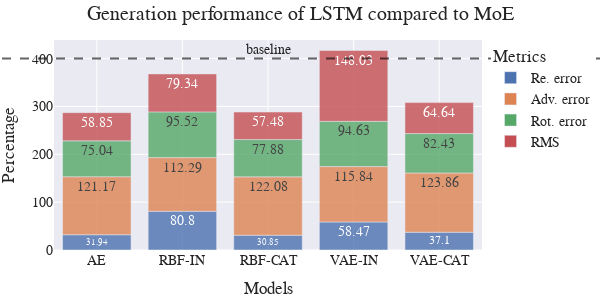

Here is the notebook cell this chart was saved with:
### Code cell
keys = list(comp_df.keys())
x = [k for k in keys for i in range(4)]
y = []
for k in keys:
    y += [comp_df[k][metric][0][0] for metric in METRICS]
df_formatted = dict(Models=x, Percentage=y, Metrics=METRICS_RENAME*len(keys))
fig = plot_bar(results=df_formatted, title="Generation performance of LSTM compared to MoE", 
        width=600, add_hline=True, annotation_text="baseline")
save_plot(fig, "img/ref/MoE_vs_LSTM.svg")
fig.show()

### Figure 1 — Plotly figure (JSON) as saved in the notebook; plotly's stock layout.template omitted (floating-point values rounded to 4 significant figures)
{"data": [{"alignmentgroup": "True", "hovertemplate": "Metrics=Re. error<br>Models=%{x}<br>Percentage=%{text}<extra></extra>", "legendgroup": "Re. error", "marker": {"color": "rgb(76,114,176)", "opacity": 0.8, "pattern": {"shape": ""}}, "name": "Re. error", "offsetgroup": "Re. error", "orientation": "v", "showlegend": true, "text": [31.94, 80.8, 30.85, 58.47, 37.1], "textposition": "auto", "type": "bar", "x": ["AE", "RBF-IN", "RBF-CAT", "VAE-IN", "VAE-CAT"], "xaxis": "x", "y": [31.94, 80.8, 30.85, 58.47, 37.1], "yaxis": "y"}, {"alignmentgroup": "True", "hovertemplate": "Metrics=Adv. error<br>Models=%{x}<br>Percentage=%{text}<extra></extra>", "legendgroup": "Adv. error", "marker": {"color": "rgb(221,132,82)", "opacity": 0.8, "pattern": {"shape": ""}}, "name": "Adv. error", "offsetgroup": "Adv. error", "orientation": "v", "showlegend": true, "text": [121.2, 112.3, 122.1, 115.8, 123.9], "textposition": "auto", "type": "bar", "x": ["AE", "RBF-IN", "RBF-CAT", "VAE-IN", "VAE-CAT"], "xaxis": "x", "y": [121.2, 112.3, 122.1, 115.8, 123.9], "yaxis": "y"}, {"alignmentgroup": "True", "hovertemplate": "Metrics=Rot. error<br>Models=%{x}<br>Percentage=%{text}<extra></extra>", "legendgroup": "Rot. error", "marker": {"color": "rgb(85,168,104)", "opacity": 0.8, "pattern": {"shape": ""}}, "name": "Rot. error", "offsetgroup": "Rot. error", "orientation": "v", "showlegend": true, "text": [75.04, 95.52, 77.88, 94.63, 82.43], "textposition": "auto", "type": "bar", "x": ["AE", "RBF-IN", "RBF-CAT", "VAE-IN", "VAE-CAT"], "xaxis": "x", "y": [75.04, 95.52, 77.88, 94.63, 82.43], "yaxis": "y"}, {"alignmentgroup": "True", "hovertemplate": "Metrics=RMS<br>Models=%{x}<br>Percentage=%{text}<extra></extra>", "legendgroup": "RMS", "marker": {"color": "rgb(196,78,82)", "opacity": 0.8, "pattern": {"shape": ""}}, "name": "RMS", "offsetgroup": "RMS", "orientation": "v", "showlegend": true, "text": [58.85, 79.34, 57.48, 148.0, 64.64], "textposition": "auto", "type": "bar", "x": ["AE", "RBF-IN", "RBF-CAT", "VAE-IN", "VAE-CAT"], "xaxis": "x", "y": [58.85, 79.34, 57.48, 148.0, 64.64], "yaxis": "y"}], "layout": {"annotations": [{"showarrow": false, "text": "baseline", "x": 0.5, "xanchor": "center", "xref": "x domain", "y": 400, "yanchor": "bottom", "yref": "y"}], "barmode": "relative", "font": {"family": "Serif", "size": 14}, "height": 300, "legend": {"title": {"text": "Metrics"}, "tracegroupgap": 0}, "margin": {"b": 5, "l": 5, "r": 5, "t": 40}, "shapes": [{"line": {"color": "black", "dash": "dash", "width": 2}, "opacity": 0.6, "type": "line", "x0": -0.5, "x1": 4.5, "xref": "x domain", "y0": 400, "y1": 400, "yref": "y"}], "title": {"text": "Generation performance of LSTM compared to MoE"}, "width": 600, "xaxis": {"anchor": "y", "domain": [0, 1], "title": {"text": "Models"}}, "yaxis": {"anchor": "x", "domain": [0, 1], "title": {"text": "Percentage"}}}}
